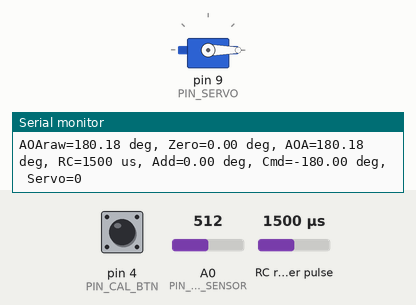
This sketch was run on a simulated Arduino Uno, built with avr-gcc and run on an emulated ATmega328P. Shown: servo, the last lines printed to the serial monitor. Wiring (inferred from the names in the program): RC receiver channel: data pin 2. The test bench sets the inputs (shaded band); at power-on: pin 4 (PIN_CAL_BTN) HIGH, A0 (PIN_AOA_SENSOR) = 512, RC receiver pulse 1500 µs. EEPROM starts erased.

Above: at 1.2 s.
1.3 s: pin 4 (PIN_CAL_BTN) pulled LOW for 0.15 s
At 2.19 s:
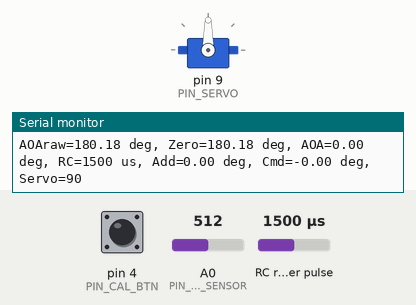
4.3 s: A0 (PIN_AOA_SENSOR) set to 900
5.8 s: A0 (PIN_AOA_SENSOR) set to 0
At 6.2 s:
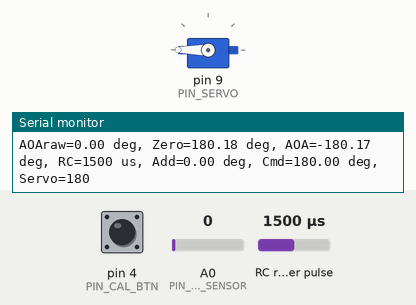
Timing chart, 0 to 8.8 s (numbered marks = the images above; inputs shaded):
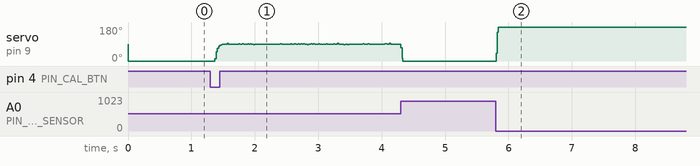

Measured:
- after the input at 5.8 s, servo on pin 9 (PIN_SERVO): 0° → 180° at once

The sketch:

firmware-v2-with-calibration.ino
```cpp
#include <Arduino.h>
#include <Servo.h>
#include <EEPROM.h>

// ===================== 引脚定义 =====================
const uint8_t PIN_AOA_SENSOR = A0;   // 攻角传感器模拟输入 0~5V
const uint8_t PIN_SERVO      = 9;    // 舵机输出（Servo库可用多个引脚）
const uint8_t PIN_RC_IN      = 2;    // 遥控PWM输入，建议D2(INT0)或D3(INT1)
const uint8_t PIN_CAL_BTN    = 4;    // 标定按键：按下接GND

// ===================== 参数配置 =====================
float aoaMinDeg =  0.0f;
float aoaMaxDeg =  360.0f;

// 传感器额外固定零偏（若不需要可保持0）
float aoaOffsetDeg = 0.0f;

const int RC_MIN_US = 1000;
const int RC_MAX_US = 2000;
const int RC_MID_US = 1500;

float rcAuthorityDeg = 90.0f;
float canardLimitDeg = 180.0f;
float aoaFilterAlpha = 0.15f;
const uint32_t CONTROL_PERIOD_US = 5000; // 200Hz

// ===================== EEPROM标定参数 =====================
const int EEPROM_ADDR_MAGIC = 0;
const int EEPROM_ADDR_ZERO  = EEPROM_ADDR_MAGIC + sizeof(uint32_t);
const uint32_t CAL_MAGIC = 0xA0A0BEEF;   // 用于判断是否有有效标定数据
float sensorZeroDeg = 0.0f;              // EEPROM保存：零攻角对应的原始角度

//float aoaDeg=0;

// ===================== RC测量（中断） =====================
volatile uint32_t rcRiseMicros = 0;
volatile uint16_t rcPulseUs = 1500;
volatile bool rcUpdated = false;

float getAOAdeg(float aoaRawDeg,float sensorZeroDeg)
{
    return aoaRawDeg - sensorZeroDeg;
}

void rcISR() {
  if (digitalRead(PIN_RC_IN) == HIGH) {
    rcRiseMicros = micros();
  } else {
    uint32_t now = micros();
    uint32_t width = now - rcRiseMicros;
    if (width >= 800 && width <= 2200) {
      rcPulseUs = (uint16_t)width;
      rcUpdated = true;
    }
  }
}

Servo canardServo;

// ===================== 工具函数 =====================
static inline float clampf(float x, float lo, float hi) {
  if (x < lo) return lo;
  if (x > hi) return hi;
  return x;
}

float mapFloat(float x, float in_min, float in_max, float out_min, float out_max) {
  return (x - in_min) * (out_max - out_min) / (in_max - in_min) + out_min;
}

int degToServoCmd(float deg) {
  // 你的当前定义：servo write用0~180，但你逻辑角度用了更大范围
  // 按你原代码保留：deg + 180，再夹到0~360，然后write
  // 注意：Servo.write实际只认0~180，>180会被当180附近处理
  float cmd = deg + 90.0f;
  cmd = clampf(cmd, 0.0f, 180.0f);   // 建议改为180，避免无意义>180
  return (int)(cmd + 0.5f);
}

// ===================== 标定相关 =====================
void loadCalibration() {
  uint32_t magic = 0;
  EEPROM.get(EEPROM_ADDR_MAGIC, magic);
  if (magic == CAL_MAGIC) {
    EEPROM.get(EEPROM_ADDR_ZERO, sensorZeroDeg);
    if (isnan(sensorZeroDeg) || sensorZeroDeg < -1000 || sensorZeroDeg > 1000) {
      sensorZeroDeg = 0.0f;
    }
  } else {
    sensorZeroDeg = 0.0f;
  }
}

void saveCalibration(float zeroDeg) {
  EEPROM.put(EEPROM_ADDR_ZERO, zeroDeg);
  uint32_t magic = CAL_MAGIC;
  EEPROM.put(EEPROM_ADDR_MAGIC, magic);
  sensorZeroDeg = zeroDeg;
}

// 按键消抖 + 边沿检测（非阻塞）
bool isCalButtonPressedEvent() {
  static uint8_t stableState = HIGH;
  static uint8_t lastRead = HIGH;
  static uint32_t tChange = 0;

  uint8_t now = digitalRead(PIN_CAL_BTN);

  if (now != lastRead) {
    lastRead = now;
    tChange = millis();
  }

  if ((millis() - tChange) > 20) {
    if (now != stableState) {
      stableState = now;
      if (stableState == LOW) {
        Serial.println("PRESSED");
        return true;
      }
    }
  }

  return false;
}
void setup() {
  pinMode(PIN_RC_IN, INPUT);
  pinMode(PIN_AOA_SENSOR, INPUT);
  pinMode(PIN_CAL_BTN, INPUT_PULLUP);

  canardServo.attach(PIN_SERVO);
  attachInterrupt(digitalPinToInterrupt(PIN_RC_IN), rcISR, CHANGE);

  Serial.begin(115200);

  loadCalibration();
  //Serial.print("Loaded zero(deg)= ");
  //Serial.println(sensorZeroDeg, 3);
}

void loop() {
  static uint32_t lastControlUs = 0;
  uint32_t nowUs = micros();

  // ========= 按键标定处理（随时可按） =========
  if (isCalButtonPressedEvent()) {
    // 读取当前传感器原始角度，记为零攻角
    int rawNow = analogRead(PIN_AOA_SENSOR);
    float voltageNow = rawNow * (5.0f / 1023.0f);
    float aoaRawDegNow = mapFloat(voltageNow, 0.0f, 5.0f, aoaMinDeg, aoaMaxDeg) + aoaOffsetDeg;

    saveCalibration(aoaRawDegNow);

    Serial.print("CAL saved. zero(deg)= ");
    Serial.println(sensorZeroDeg, 3);
  }

  if ((uint32_t)(nowUs - lastControlUs) >= CONTROL_PERIOD_US) {
    lastControlUs = nowUs;

    // ---- 1) 读取攻角传感器 ----
    int raw = analogRead(PIN_AOA_SENSOR);
    float voltage = raw * (5.0f / 1023.0f);

    // 原始角度
    float aoaRawDeg = mapFloat(voltage, 0.0f, 5.0f, aoaMinDeg, aoaMaxDeg);
    aoaRawDeg += aoaOffsetDeg;

    // 应用“零攻角标定”
    float aoaDeg=getAOAdeg(aoaRawDeg,sensorZeroDeg);


    // 一阶低通滤波
    static float aoaFilt = 0.0f;
    static bool aoaInit = false;
    if (!aoaInit) {
      aoaFilt = aoaDeg;
      aoaInit = true;
    } else {
      aoaFilt = aoaFilt + aoaFilterAlpha * (aoaDeg - aoaFilt);
    }

    // ---- 2) 读取RC并映射为叠加角 ----
    uint16_t rcUsLocal;
    noInterrupts();
    rcUsLocal = rcPulseUs;
    interrupts();

    rcUsLocal = constrain(rcUsLocal, RC_MIN_US, RC_MAX_US);

    float rcNorm;
    if (rcUsLocal >= RC_MID_US) {
      rcNorm = (float)(rcUsLocal - RC_MID_US) / (float)(RC_MAX_US - RC_MID_US);
    } else {
      rcNorm = -(float)(RC_MID_US - rcUsLocal) / (float)(RC_MID_US - RC_MIN_US);
    }
    rcNorm = clampf(rcNorm, -1.0f, 1.0f);
    float rcAddDeg = rcNorm * rcAuthorityDeg;

    // ---- 3) 合成命令 ----
    float canardCmdDeg = -aoaFilt - rcAddDeg;
    canardCmdDeg = clampf(canardCmdDeg, -canardLimitDeg, canardLimitDeg);

    // ---- 4) 输出舵机 ----
    int servoCmd = degToServoCmd(canardCmdDeg);
    canardServo.write(servoCmd);

    // 调试输出
    static uint8_t div = 0;
    if (++div >= 20) {
      div = 0;
      Serial.print("AOAraw=");
      Serial.print(aoaRawDeg, 2);
      Serial.print(" deg, Zero=");
      Serial.print(sensorZeroDeg, 2);
      Serial.print(" deg, AOA=");
      Serial.print(aoaFilt, 2);
      Serial.print(" deg, RC=");
      Serial.print(rcUsLocal);
      Serial.print(" us, Add=");
      Serial.print(rcAddDeg, 2);
      Serial.print(" deg, Cmd=");
      Serial.print(canardCmdDeg, 2);
      Serial.print(" deg, Servo=");
      Serial.println(servoCmd);
    }
  }
}
```
